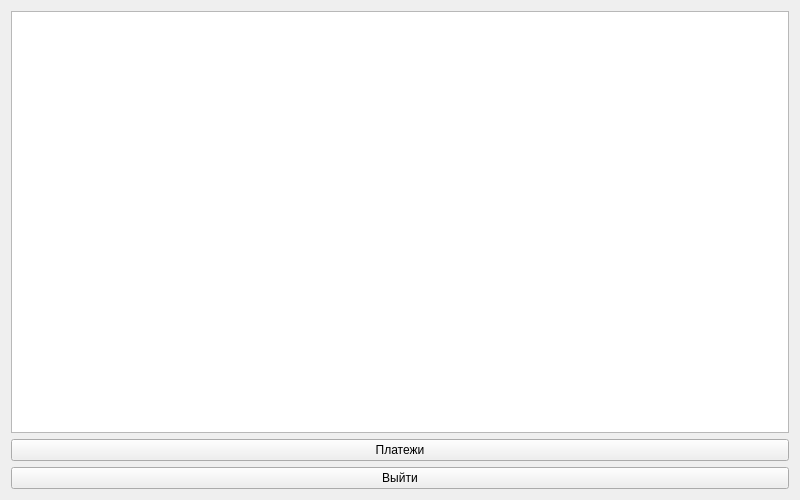
<?xml version="1.0" encoding="UTF-8"?>
<ui version="4.0">
 <class>Form</class>
 <widget class="QWidget" name="Form">
  <property name="geometry">
   <rect>
    <x>0</x>
    <y>0</y>
    <width>800</width>
    <height>500</height>
   </rect>
  </property>
  <property name="windowTitle">
   <string>Form</string>
  </property>
  <layout class="QVBoxLayout" name="verticalLayout">
   <item>
    <widget class="QTableWidget" name="tableWidget"/>
   </item>
   <item>
    <widget class="QPushButton" name="pushButton_2">
     <property name="text">
      <string>Платежи</string>
     </property>
    </widget>
   </item>
   <item>
    <widget class="QPushButton" name="pushButton">
     <property name="text">
      <string>Выйти</string>
     </property>
    </widget>
   </item>
  </layout>
 </widget>
 <resources/>
 <connections/>
</ui>
